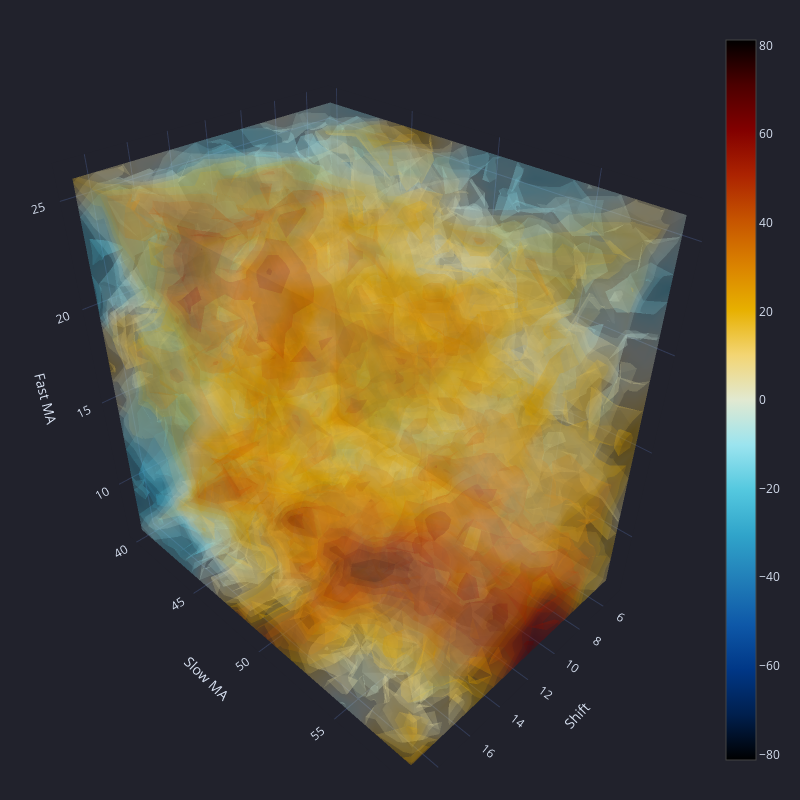

Notebook code cell kept with this figure:
### Markdown cell above
.. and we are ready to go:

### Code cell
volume = vbt.Volume(
    data=three_d_array, # our 3dim-array, which we created above
    x_labels=exit_shift_list, # the lists that we created from our parameter ranges to label the values
    y_labels=slow_ma_list,
    z_labels=fast_ma_list,
    width=800, 
    height=800,
    trace_kwargs=dict(colorscale="icefire", cmid=0), 
    ## Cf. https://plotly.com/python/builtin-colorscales/, 
    ## cmid=0 dives the color scale between posite and negative results
    scene=dict(
      xaxis=dict(
        title='Shift',
        showaxeslabels=True,
      ),
      yaxis=dict(
        title='Slow MA',
        showaxeslabels=True,
      ),
      zaxis=dict(
        title='Fast MA',
        #autorange=True,
        showaxeslabels=True,
      ),
    ),
)
volume.fig.show()

### Figure 1 — Plotly figure (JSON) as saved in the notebook; plotly's stock layout.template omitted (floating-point values rounded to 4 significant figures; data arrays with more than 128 entries replaced by an {"elided": "..."} marker saying what was removed)
{"data": [{"cmid": 0, "colorscale": [[0, "#000000"], [0.0625, "#001f4d"], [0.125, "#003786"], [0.1875, "#0e58a8"], [0.25, "#217eb8"], [0.3125, "#30a4ca"], [0.375, "#54c8df"], [0.4375, "#9be4ef"], [0.5, "#e1e9d1"], [0.5625, "#f3d573"], [0.625, "#e7b000"], [0.6875, "#da8200"], [0.75, "#c65400"], [0.8125, "#ac2301"], [0.875, "#820000"], [0.9375, "#4c0000"], [1, "#000000"]], "opacity": 0.2, "surface": {"count": 15}, "type": "volume", "uid": "a6acce41-fa4f-4eb3-a776-ad799517b19e", "value": {"elided": "6000 float values"}, "x": {"elided": "6000 int values"}, "y": {"elided": "6000 int values"}, "z": {"elided": "6000 int values"}}], "layout": {"height": 800, "legend": {"orientation": "h", "traceorder": "normal", "x": 1, "xanchor": "right", "y": 1.02, "yanchor": "bottom"}, "margin": {"b": 30, "l": 30, "r": 30, "t": 30}, "scene": {"xaxis": {"showaxeslabels": true, "title": {"text": "Shift"}}, "yaxis": {"showaxeslabels": true, "title": {"text": "Slow MA"}}, "zaxis": {"showaxeslabels": true, "title": {"text": "Fast MA"}}}, "width": 800}}
